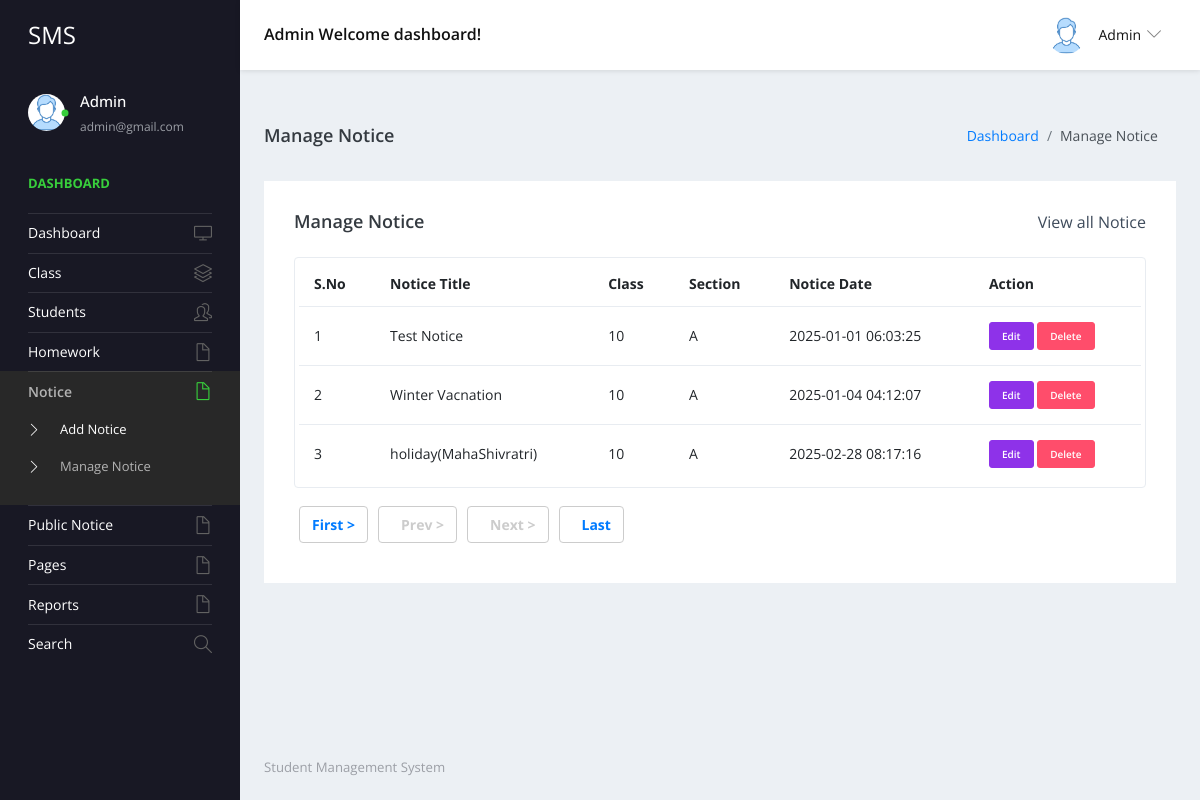
The app's page /admin/manage-notice.php (signed in) with its own data.
### tables this page shows
CREATE TABLE `tblnotice` (
  `ID` int(5) NOT NULL,
  `NoticeTitle` mediumtext DEFAULT NULL,
  `ClassId` int(10) DEFAULT NULL,
  `NoticeMsg` mediumtext DEFAULT NULL,
  `CreationDate` timestamp NULL DEFAULT current_timestamp()
);

CREATE TABLE `tblclass` (
  `ID` int(5) NOT NULL,
  `ClassName` varchar(50) DEFAULT NULL,
  `Section` varchar(20) DEFAULT NULL,
  `CreationDate` timestamp NULL DEFAULT current_timestamp()
);

### admin/manage-notice.php (the view, shortened to what this page needs)
<?php
include('includes/dbconnection.php');
if (strlen($_SESSION['sturecmsaid']==0)) {
  header('location:logout.php');
  } else{
?>
<!DOCTYPE html>
<html lang="en">
  <head>
    <link rel="stylesheet" href="vendors/simple-line-icons/css/simple-line-icons.css">
    <link rel="stylesheet" href="vendors/flag-icon-css/css/flag-icon.min.css">
    <link rel="stylesheet" href="vendors/css/vendor.bundle.base.css">
    <link rel="stylesheet" href="./vendors/daterangepicker/daterangepicker.css">
    <link rel="stylesheet" href="./vendors/chartist/chartist.min.css">
    <link rel="stylesheet" href="./css/style.css">
  </head>
  <body>
    <div class="container-scroller">
     <?php include_once('includes/header.php');?>
      <div class="container-fluid page-body-wrapper">
        <?php include_once('includes/sidebar.php');?>
        <div class="main-panel">
          <div class="content-wrapper">
             <div class="page-header">
              <h3 class="page-title"> Manage Notice </h3>
              <nav aria-label="breadcrumb">
                <ol class="breadcrumb">
                  <li class="breadcrumb-item"><a href="dashboard.php">Dashboard</a></li>
                  <li class="breadcrumb-item active" aria-current="page"> Manage Notice</li>
                </ol>
              </nav>
            </div>
            <div class="row">
              <div class="col-md-12 grid-margin stretch-card">
                <div class="card">
                  <div class="card-body">
                    <div class="d-sm-flex align-items-center mb-4">
                      <h4 class="card-title mb-sm-0">Manage Notice</h4>
                      <a href="#" class="text-dark ml-auto mb-3 mb-sm-0"> View all Notice</a>
                    </div>
                    <div class="table-responsive border rounded p-1">
                      <table class="table">
                        <thead>
                          <tr>
                            <th class="font-weight-bold">S.No</th>
                            <th class="font-weight-bold">Notice Title</th>
                            <th class="font-weight-bold">Class</th>
                            <th class="font-weight-bold">Section</th>
                            <th class="font-weight-bold">Notice Date</th>
                            <th class="font-weight-bold">Action</th>
                          </tr>
                        </thead>
                        <tbody>
                           <?php
                           if (isset($_GET['pageno'])) {
            $pageno = $_GET['pageno'];
        } else {
            $pageno = 1;
        }
        $no_of_records_per_page =15;
 if (isset($_GET['page_no']) && $_GET['page_no']!="") {
  $page_no = $_GET['page_no'];
  } else {
    $page_no = 1;
        }
  $total_records_per_page = 10;
    $offset = ($page_no-1) * $total_records_per_page;
       $ret = "SELECT ID FROM tblstudent";
$query1 = $dbh -> prepare($ret);
$query1->execute();
$total_rows=$query1->rowCount();
$total_pages = ceil($total_rows / $no_of_records_per_page);
$sql="SELECT tblclass.ID,tblclass.ClassName,tblclass.Section,tblnotice.NoticeTitle,tblnotice.CreationDate,tblnotice.ClassId,tblnotice.ID as nid from tblnotice join tblclass on tblclass.ID=tblnotice.ClassId LIMIT $offset, $no_of_records_per_page";
$query = $dbh -> prepare($sql);
$query->execute();
$results=$query->fetchAll(PDO::FETCH_OBJ);
$cnt=1;
if($query->rowCount() > 0)
{
foreach($results as $row)
{               ?>
                          <tr>
                            <td><?php echo htmlentities($cnt);?></td>
                            <td><?php  echo htmlentities($row->NoticeTitle);?></td>
                            <td><?php  echo htmlentities($row->ClassName);?></td>
                            <td><?php  echo htmlentities($row->Section);?></td>
                            <td><?php  echo htmlentities($row->CreationDate);?></td>
                            <td>
                              <div><a href="edit-notice-detail.php?editid=<?php echo htmlentities ($row->nid);?>" class="btn btn-info btn-xs"  target="blank">Edit</a>
                                               <a href="manage-notice.php?delid=<?php echo ($row->nid);?>" onclick="return confirm('Do you really want to Delete ?');" class="btn btn-danger btn-xs"> Delete</a></div>
                            </td>
                          </tr><?php $cnt=$cnt+1;}} else {?>
                            <tr>
                              <th colspan="4" style="color:red;">No Record Found</th>
                            </tr>
                          <?php } ?>
                        </tbody>
                      </table>
                    </div>
                   <div align="left" class="mt-4">
    <ul class="pagination" >
        <li><a href="?pageno=1"><strong>First ></strong></a></li>
        <li class="<?php if($pageno <= 1){ echo 'disabled'; } ?>">
            <a href="<?php if($pageno <= 1){ echo '#'; } else { echo "?pageno=".($pageno - 1); } ?>"><strong style="padding-left: 10px">Prev ></strong></a>
        </li>
        <li class="<?php if($pageno >= $total_pages){ echo 'disabled'; } ?>">
            <a href="<?php if($pageno >= $total_pages){ echo '#'; } else { echo "?pageno=".($pageno + 1); } ?>"><strong style="padding-left: 10px">Next ></strong></a>
        </li>
        <li><a href="?pageno=<?php echo $total_pages; ?>"><strong style="padding-left: 10px">Last</strong></a></li>
    </ul>
</div>
                  </div>
                </div>
              </div>
            </div>
          </div>
         <?php include_once('includes/footer.php');?>
        </div>
      </div>
    </div>
  </body>
</html><?php }  ?>

### admin/includes/header.php (shortened to what this page needs)
 <nav class="navbar default-layout-navbar col-lg-12 col-12 p-0 fixed-top d-flex flex-row">
        <div class="navbar-brand-wrapper d-flex align-items-center">
          <a class="navbar-brand brand-logo" href="dashboard.php">
            <strong style="color: white;">SMS</strong>
          </a>
        </div><?php
         $aid= $_SESSION['sturecmsaid'];
$sql="SELECT * from tbladmin where ID=:aid";
$query = $dbh -> prepare($sql);
$query->bindParam(':aid',$aid,PDO::PARAM_STR);
$query->execute();
$results=$query->fetchAll(PDO::FETCH_OBJ);
$cnt=1;
if($query->rowCount() > 0)
{
foreach($results as $row)
{               ?>
        <div class="navbar-menu-wrapper d-flex align-items-center flex-grow-1">
          <h5 class="mb-0 font-weight-medium d-none d-lg-flex"><?php  echo htmlentities($row->AdminName);?> Welcome dashboard!</h5>
          <ul class="navbar-nav navbar-nav-right ml-auto">
            <li class="nav-item dropdown d-none d-xl-inline-flex user-dropdown">
              <a class="nav-link dropdown-toggle" id="UserDropdown" href="#" data-toggle="dropdown" aria-expanded="false">
                <img class="img-xs rounded-circle ml-2" src="images/faces/face8.jpg" alt="Profile image"> <span class="font-weight-normal"> <?php  echo htmlentities($row->AdminName);?> </span></a>
                <?php $cnt=$cnt+1;}} ?>
            </li>
          </ul>
        </div>
      </nav>

### admin/includes/sidebar.php (shortened to what this page needs)
<nav class="sidebar sidebar-offcanvas" id="sidebar">
          <ul class="nav">
            <li class="nav-item nav-profile">
              <a href="#" class="nav-link">
                <div class="profile-image">
                  <img class="img-xs rounded-circle" src="images/faces/face8.jpg" alt="profile image">
                  <div class="dot-indicator bg-success"></div>
                </div>
                <div class="text-wrapper">
                  <?php
         $aid= $_SESSION['sturecmsaid'];
$sql="SELECT * from tbladmin where ID=:aid";
$query = $dbh -> prepare($sql);
$query->bindParam(':aid',$aid,PDO::PARAM_STR);
$query->execute();
$results=$query->fetchAll(PDO::FETCH_OBJ);
$cnt=1;
if($query->rowCount() > 0)
{
foreach($results as $row)
{               ?>
                  <p class="profile-name"><?php  echo htmlentities($row->AdminName);?></p>
                  <p class="designation"><?php  echo htmlentities($row->Email);?></p><?php $cnt=$cnt+1;}} ?>
                </div>
              </a>
            </li>
            <li class="nav-item nav-category">
              <span class="nav-link">Dashboard</span>
            </li>
            <li class="nav-item">
              <a class="nav-link" href="dashboard.php">
                <span class="menu-title">Dashboard</span>
                <i class="icon-screen-desktop menu-icon"></i>
              </a>
            </li>
            <li class="nav-item">
              <a class="nav-link" data-toggle="collapse" href="#ui-basic" aria-expanded="false" aria-controls="ui-basic">
                <span class="menu-title">Class</span>
                <i class="icon-layers menu-icon"></i>
              </a>
            </li>
            <li class="nav-item">
              <a class="nav-link" data-toggle="collapse" href="#ui-basic1" aria-expanded="false" aria-controls="ui-basic1">
                <span class="menu-title">Students</span>
                <i class="icon-people menu-icon"></i>
              </a>
            </li>
 <li class="nav-item">
              <a class="nav-link" data-toggle="collapse" href="#hw" aria-expanded="false" aria-controls="hw">
                <span class="menu-title">Homework</span>
                <i class="icon-doc menu-icon"></i>
              </a>
            </li>
            <li class="nav-item">
              <a class="nav-link" data-toggle="collapse" href="#auth" aria-expanded="false" aria-controls="auth">
                <span class="menu-title">Notice</span>
                <i class="icon-doc menu-icon"></i>
              </a>
              <div class="collapse" id="auth">
                <ul class="nav flex-column sub-menu">
                  <li class="nav-item"> <a class="nav-link" href="add-notice.php"> Add Notice </a></li>
                  <li class="nav-item"> <a class="nav-link" href="manage-notice.php"> Manage Notice </a></li>
                </ul>
              </div>
            </li>
            <li class="nav-item">
              <a class="nav-link" data-toggle="collapse" href="#auth1" aria-expanded="false" aria-controls="auth">
                <span class="menu-title">Public Notice</span>
                <i class="icon-doc menu-icon"></i>
              </a>
              <li class="nav-item">
              <a class="nav-link" data-toggle="collapse" href="#auth2" aria-expanded="false" aria-controls="auth">
                <span class="menu-title">Pages</span>
                <i class="icon-doc menu-icon"></i>
              </a>
            </li>
      <li class="nav-item">
              <a class="nav-link" data-toggle="collapse" href="#auth22" aria-expanded="false" aria-controls="auth2">
                <span class="menu-title">Reports</span>
                <i class="icon-doc menu-icon"></i>
              </a>
            </li>
            <li class="nav-item">
              <a class="nav-link" href="search.php">
                <span class="menu-title">Search</span>
                <i class="icon-magnifier menu-icon"></i>
              </a>
            </li>
            </li>
          </ul>
        </nav>

### records on screen
tblnotice: NoticeTitle "Test Notice", ClassId.ClassName "10", ClassId.Section "A", CreationDate "2025-01-01 06:03:25"
tblnotice: NoticeTitle "Winter Vacnation", ClassId.ClassName "10", ClassId.Section "A", CreationDate "2025-01-04 04:12:07"
tblnotice: NoticeTitle "holiday(MahaShivratri)", ClassId.ClassName "10", ClassId.Section "A", CreationDate "2025-02-28 08:17:16"

### other values on screen
$row->AdminName "Admin"
$row->Email "admin@gmail.com"
